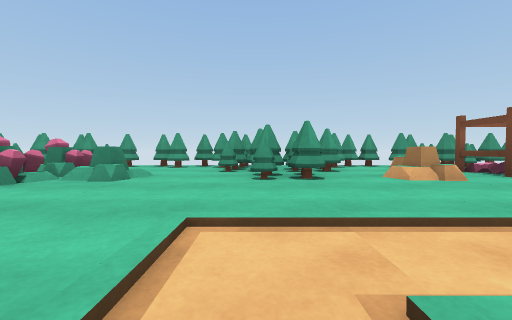
View 1 (above)

16 first-person views from a walk through a scene from a Unity 3-D project. The camera is 0.41 m above the floor, tilts 2° down and sees 90° across. The floor is counted in squares, 1 m on a side. Each view is taken from the middle of a square. On the plan, view 1 faces up. The plan holds only what a view shows up to about 9 squares ahead; the rest is blank.

View 2
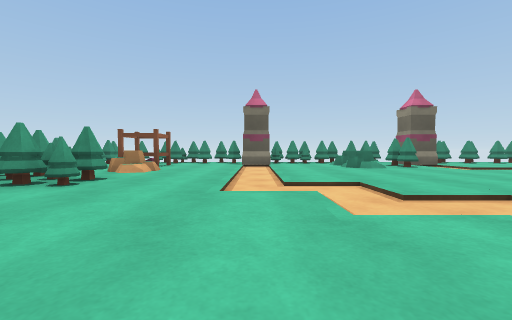

View 3
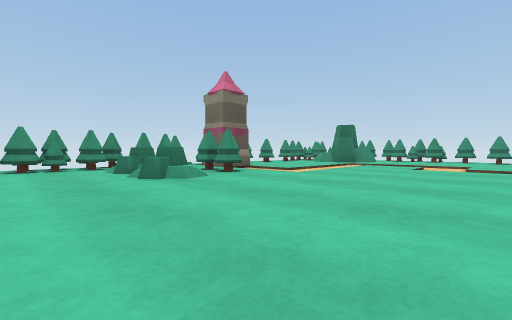

View 4
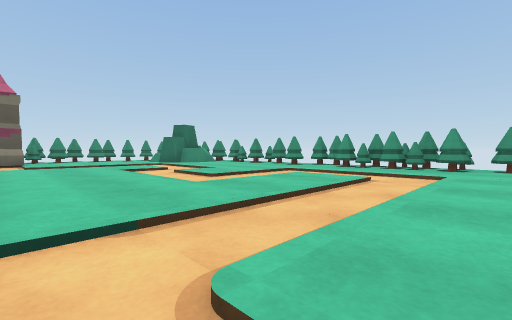

View 5
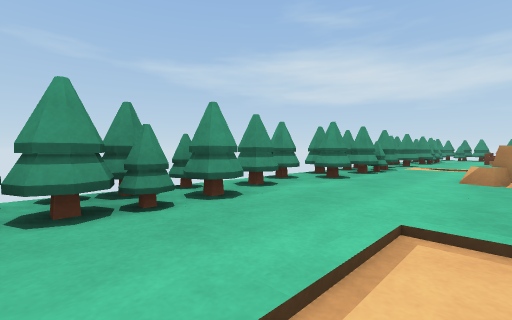

View 6
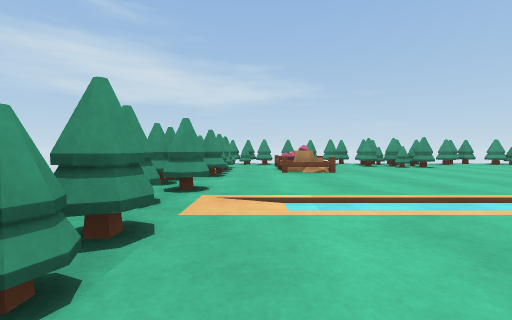

View 7
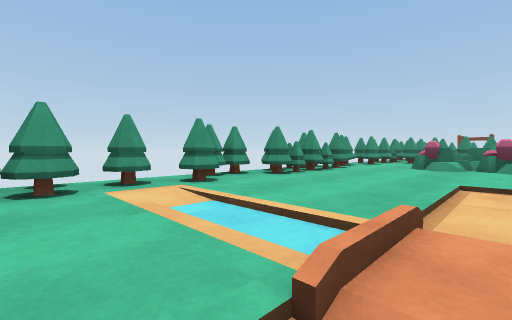

View 8
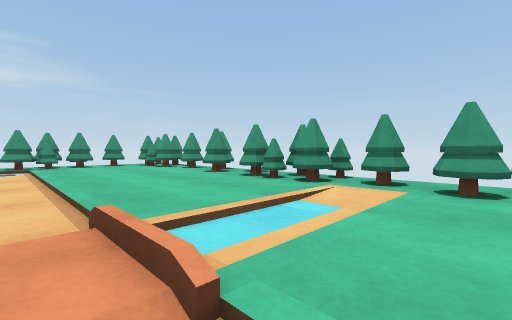

View 9
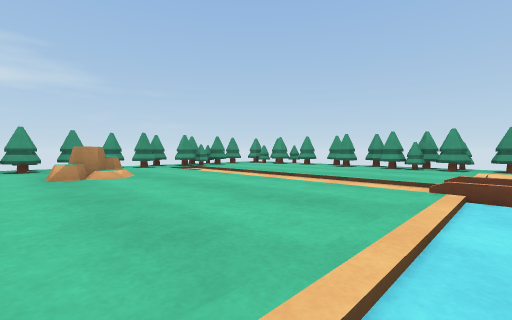

View 10
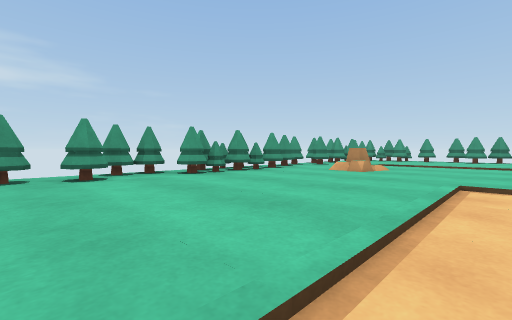

View 11
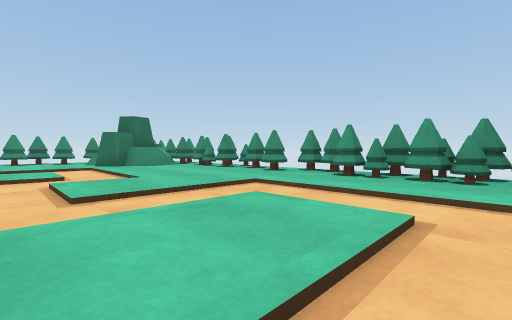

View 12
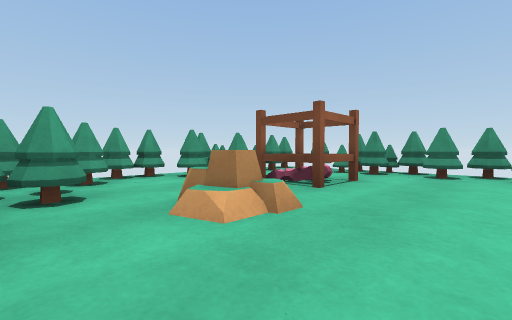

View 13
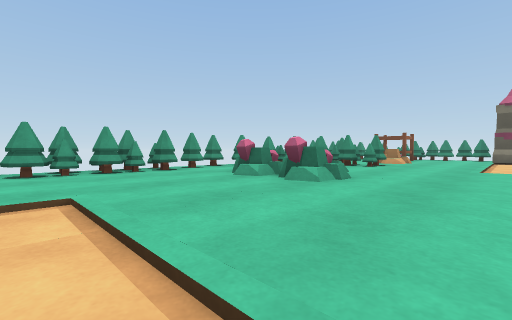

View 14
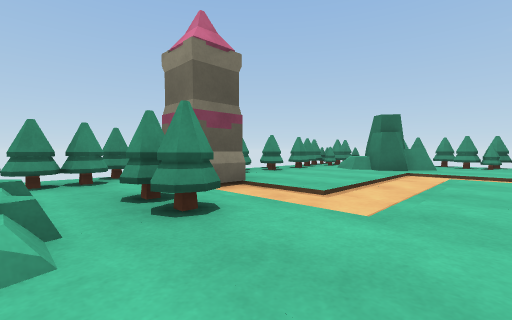

View 15
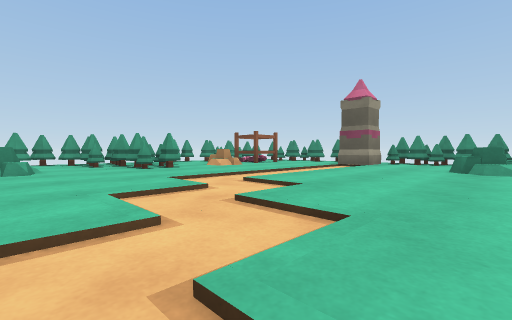

View 16
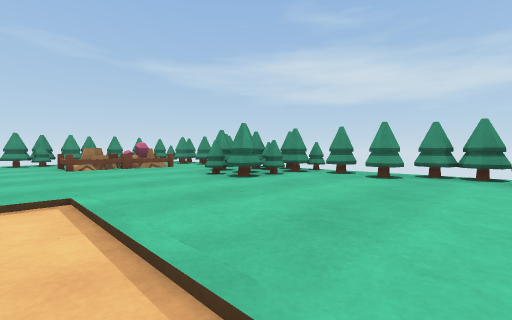

### Floor plan
Key: @ floor where view 1 was taken; # wall or solid block; x gap in a wall; . main floor; - floor 0.05 m lower than the main floor; _ floor 0.1 m lower than the main floor; = window, fence, low wall or low ledge; C crystal; R rock; O other object.
Columns run from 14 left of view 1 to 6 right of it. Each row starts with its distance up from view 1.
  6 ##x###x####x#########
  5 x.....-.......##..C.x
  4 #.....-...RCR.##ROCO#
  3 #_----.--.RCR...R.O.#
  2 #.....- -...........#
  1 x.R...- -.....-----O#
  0 #.....-     .-@.....#
 -1 #...-       --......#
 -2 #...-       -....RRR#
 -3 #...-         ....#=#
 -4 x...-     --.....--O#
 -5 ##...     .-.....-..#
 -6 ##....    .-.---.-..#
 -7 #.R...-   .-.-.---..#
 -8 #xOR..-.R..---....RR#
 -9 #.....-..........RR #
-10 #x####x###x####x#####

Where each view was taken, in squares from view 1:
view 1: 0 up, 0 right, facing up
view 2: 1 up, 3 left, facing right
view 3: 0 up, 0 right, facing down-right
view 4: 4 down, 4 left, facing down-right
view 5: 8 down, 2 left, facing down-left
view 6: 9 down, 6 left, facing left
view 7: 3 up, 9 left, facing up-right
view 8: 3 up, 7 left, facing up-left
view 9: 0 up, 8 left, facing up-left
view 10: 4 down, 10 left, facing up-left
view 11: 6 down, 3 left, facing down-right
view 12: 2 up, 1 right, facing up-right
view 13: 1 up, 6 left, facing up-right
view 14: 2 down, 2 right, facing down-right
view 15: 2 down, 2 left, facing up-right
view 16: 2 down, 10 left, facing down-left
